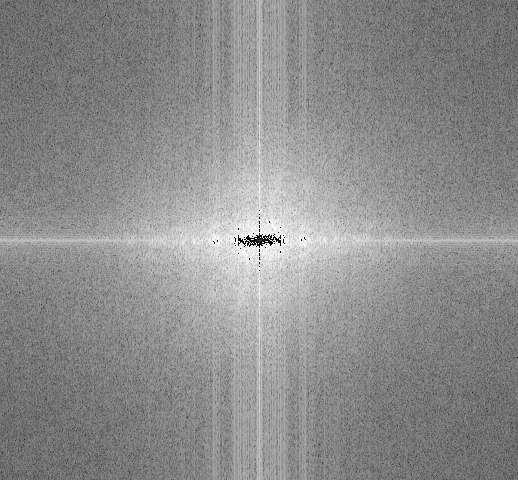
#> input picture frame 10 of dft_video_1.mp4, 518 x 480 px, given in place of MemeFeedBot.mp4, which was not available
$ python 'DFT_Video(Color).py'
#> lines starting #> are read from the running program, lines starting #| are printed output that depends on the picture
import cv2
import numpy as np
import os

# 1. Read the Video
video_path = 'MemeFeedBot.mp4'
cap = cv2.VideoCapture(video_path)

# Define the codec and create VideoWriter object
output_video_path = 'dft_video_1.mp4'
fourcc = cv2.VideoWriter_fourcc(*'mp4v')
fps = cap.get(cv2.CAP_PROP_FPS)
frame_size = (int(cap.get(cv2.CAP_PROP_FRAME_WIDTH)), int(cap.get(cv2.CAP_PROP_FRAME_HEIGHT)))
out = cv2.VideoWriter(output_video_path, fourcc, fps, frame_size, False)  # Set isColor flag to False for grayscale

# 3. Loop through Frames
while cap.isOpened():
    ret, frame = cap.read()
#> frame is the input picture: shape (480, 518, 3); min 0, max 255, mean 140.4
    if not ret:
        break

    # 4. Convert to Grayscale
    gray_frame = cv2.cvtColor(frame, cv2.COLOR_BGR2GRAY)

    # 5. Apply DFT
    dft = np.fft.fft2(gray_frame)

    # 6. Shift the Zero-frequency Component
    dft_shifted = np.fft.fftshift(dft)

    # 7. Compute Magnitude Spectrum
    magnitude_spectrum = 20 * np.log(np.abs(dft_shifted))
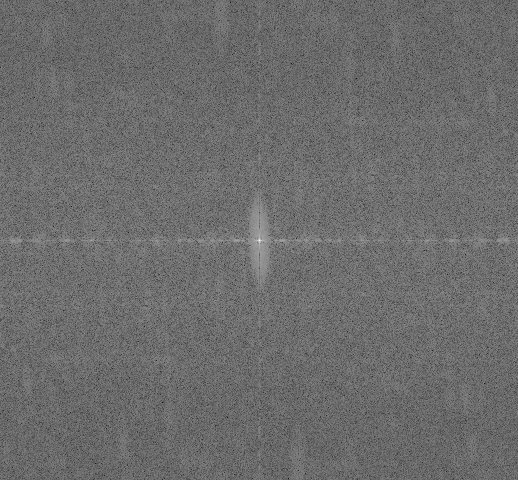
#> magnitude_spectrum: shape (480, 518) float64; min 32.83, max 347.4, mean 166.7; drawn with min black and max white

    # 8. Write Frame to Video
    out.write(np.uint8(magnitude_spectrum))

cap.release()
out.release()

print(f'Video saved at: {output_video_path}')

$ run again, starting later in the video
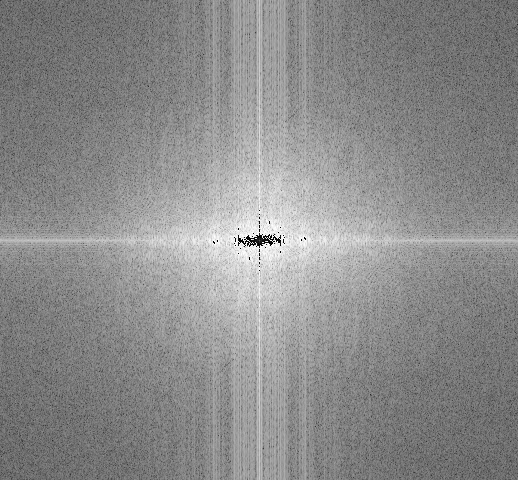
#> input picture frame 47 of dft_video_1.mp4, 518 x 480 px, given in place of MemeFeedBot.mp4, which was not available
#> frame is the input picture: shape (480, 518, 3); min 0, max 255, mean 139.5
#> `magnitude_spectrum = 20 * np.log(np.abs(dft_shifted))`:
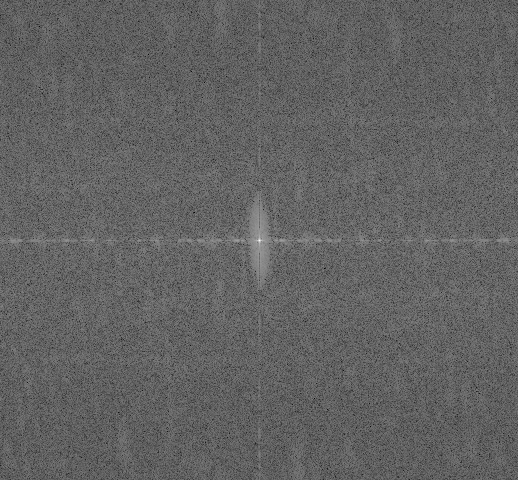
#> magnitude_spectrum: shape (480, 518) float64; min 53.22, max 347.2, mean 166.9; drawn with min black and max white

$ run again, starting later in the video
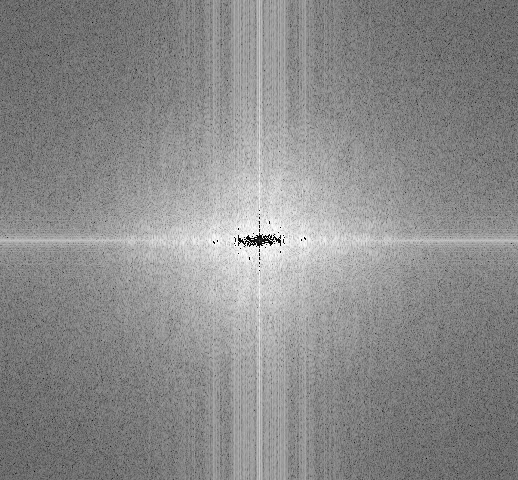
#> input picture frame 84 of dft_video_1.mp4, 518 x 480 px, given in place of MemeFeedBot.mp4, which was not available
#> frame is the input picture: shape (480, 518, 3); min 0, max 255, mean 138.9
#> `magnitude_spectrum = 20 * np.log(np.abs(dft_shifted))`:
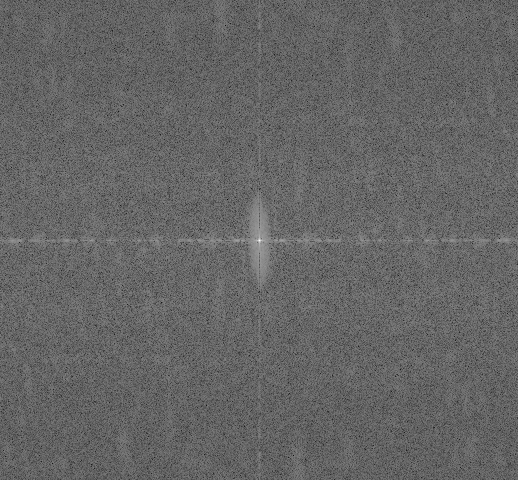
#> magnitude_spectrum: shape (480, 518) float64; min 46.94, max 347.1, mean 166.4; drawn with min black and max white
